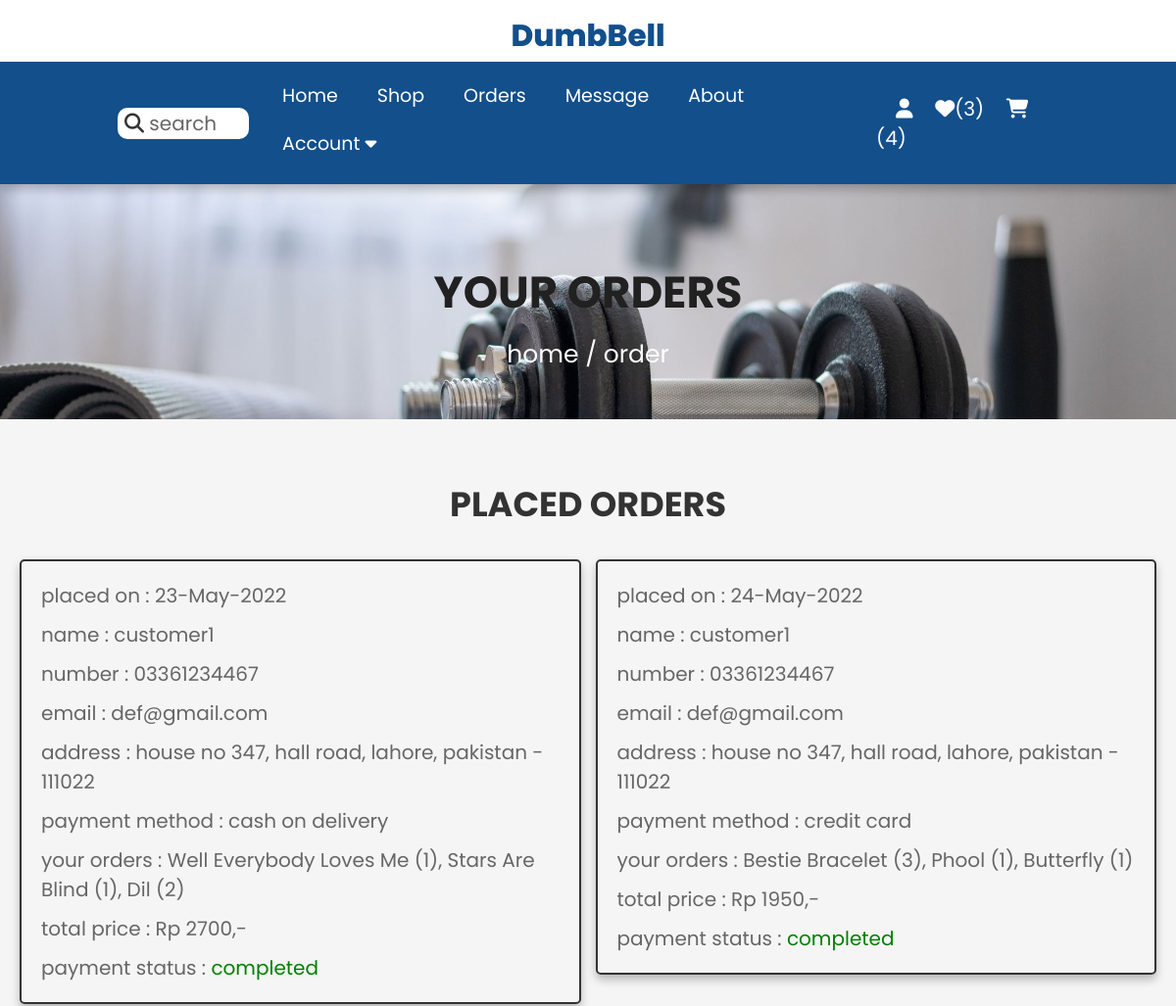
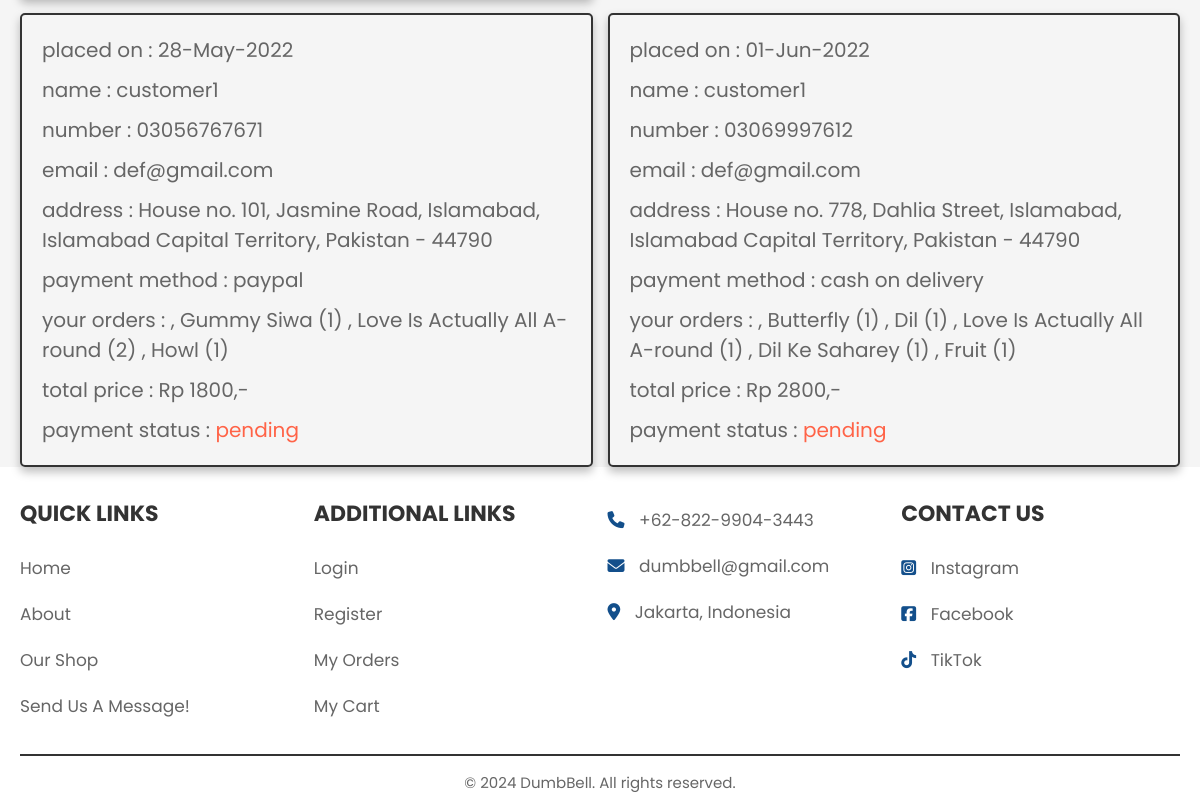
/orders.php (signed in), run on an earlier commit of the app's database (2 pictures, top to bottom).
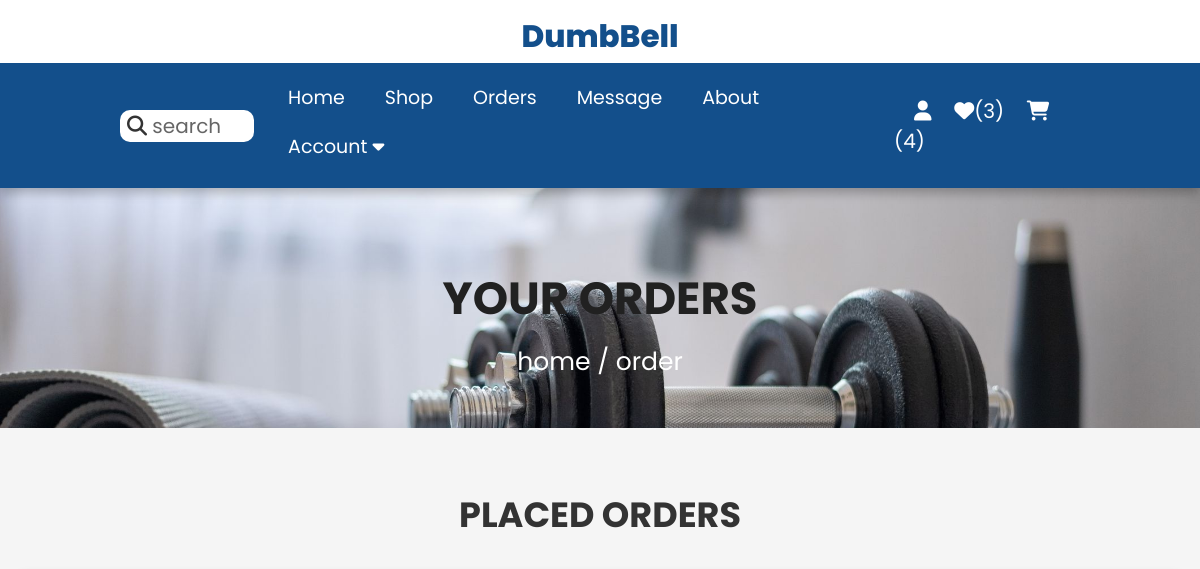
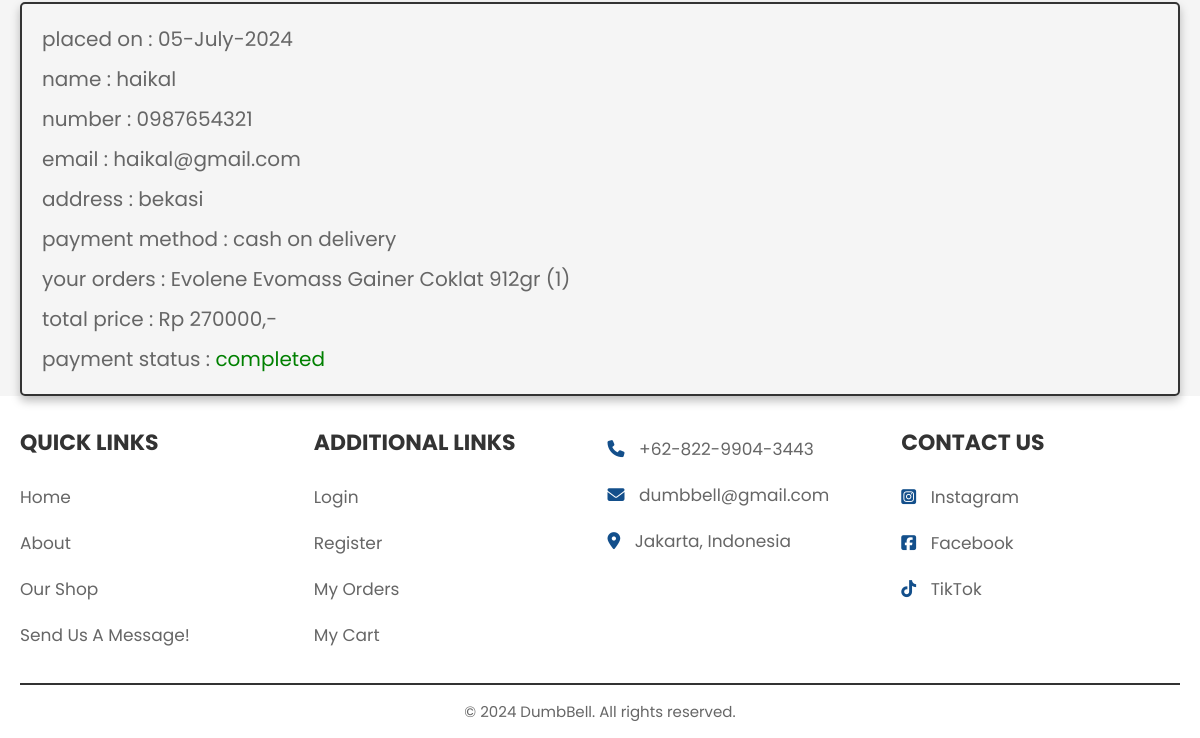
And on a later commit of the database (2 pictures, top to bottom).
### tables this page shows
CREATE TABLE `orders` (
  `id` int(100) NOT NULL,
  `customer_id` int(100) NOT NULL,
  `name` varchar(100) NOT NULL,
  `number` varchar(12) NOT NULL,
  `email` varchar(100) NOT NULL,
  `method` varchar(100) NOT NULL,
  `address` varchar(500) NOT NULL,
  `total_products` varchar(1000) NOT NULL,
  `total_price` int(200) NOT NULL,
  `placed_on_date` varchar(50) NOT NULL,
  `payment_status` varchar(20) NOT NULL DEFAULT 'pending'
);

### orders.php (the view, shortened to what this page needs)
<?php
    include_once('./config/config.php');
    $customer_id = $_SESSION['customer_id'];
?>
<!DOCTYPE html>
<html lang="en">
    <head>
        <link rel="stylesheet" href="https://cdnjs.cloudflare.com/ajax/libs/font-awesome/6.5.2/css/all.min.css">
        <link rel="stylesheet" href="./css/style.css?v=<?php echo time(); ?>">
    </head>
    <body>
    <?php
        include_once('./header.php');
    ?>
        <section class="heading">
            <h3>your orders</h3>
            <p> <a href="index.php">home</a> / order </p>
        </section>
        <section class="placed-orders">
            <h1 class="title">placed orders</h1>
            <div class="box-container">
            <?php
                $sql_select_orders = mysqli_query($conn, "SELECT * FROM orders WHERE customer_id = '$customer_id'") or die('query failed');
                if(mysqli_num_rows($sql_select_orders) > 0){
                    while($fetch_orders = mysqli_fetch_assoc($sql_select_orders)){
            ?>
            <div class="box">
                <p> placed on : <span><?php echo $fetch_orders['placed_on_date']; ?></span> </p>
                <p> name : <span><?php echo $fetch_orders['name']; ?></span> </p>
                <p> number : <span><?php echo $fetch_orders['number']; ?></span> </p>
                <p> email : <span><?php echo $fetch_orders['email']; ?></span> </p>
                <p> address : <span><?php echo $fetch_orders['address']; ?></span> </p>
                <p> payment method : <span><?php echo $fetch_orders['method']; ?></span> </p>
                <p> your orders : <span><?php echo $fetch_orders['total_products']; ?></span> </p>
                <p> total price : <span>Rp <?php echo $fetch_orders['total_price']; ?>,-</span> </p>
                <p> payment status : <span style="color:<?php if($fetch_orders['payment_status'] == 'pending'){echo 'tomato'; }else{echo 'green';} ?>"><?php echo $fetch_orders['payment_status']; ?></span> </p>
            </div>
            <?php
                }
            }
            else{
                echo '<p class="empty">no orders placed yet!</p>';
            }
            ?>
            </div>
        </section>
    <?php
        include_once('./footer.php');
    ?>
    </body>
</html>

### header.php (shortened to what this page needs)
<header class="header">
    <div class="flex">
        <a href="index.php" class="logo"> DumbBell</a>
    </div>
    <div class="flex-top">
        <div id="search-btn"><a href="search_page.php"><i class="fas fa-search"></i> search</a></div>
        <nav class="navbar">
            <ul>
                <li><a href="index.php">Home</a></li>
                <li><a href="shop.php">Shop</a></li>
                <li><a href="orders.php">Orders</a></li>
                <li><a href="custom.php">Message</a></li>
                <li><a href="about.php">About</a></li>
                <li><a href="#">Account <i class="fa-solid fa-caret-down"></i></a>
                </li>
            </ul>
        </nav>
        <div class="icons">
            <div id="customer-btn" class="fas fa-user"></div>
            <?php
                $sql_select_wishlist_count = mysqli_query($conn, "SELECT * from wishlist WHERE customer_id = '$customer_id'") or die('Query Failed');
                $wishlist_num_rows = mysqli_num_rows($sql_select_wishlist_count);
            ?>
            <a href="wishlist.php"><i class="fa fa-heart"></i><span>(<?php echo $wishlist_num_rows; ?>)</span></a>
            <?php
                $sql_select_cart_count = mysqli_query($conn, "SELECT * from cart WHERE customer_id = '$customer_id'") or die('Query Failed');
                $cart_num_rows = mysqli_num_rows($sql_select_cart_count);
            ?>
            <a href="cart.php"><i class="fa fa-shopping-cart"></i><span>(<?php echo $cart_num_rows; ?>)</span></a>
        </div>
    </div>
</header>

### footer.php
<section class="footer">
    <div class="box-container">
        <div class="box">
            <h3>Quick Links</h3>
            <a href="index.php">Home</a>
            <a href="about.php">About</a>
            <a href="shop.php">Our Shop</a>
            <a href="custom.php">Send Us A Message!</a>
        </div>
        <div class="box">
            <h3>Additional Links</h3>
            <a href="login.php">Login</a>
            <a href="register.php">Register</a>
            <a href="orders.php">My Orders</a>
            <a href="cart.php">My Cart</a>
        </div>
        <div class="box">
            <p><i class="fas fa-phone"></i> +62-822-9904-3443 </p>
            <p><i class="fas fa-envelope"></i> dumbbell@gmail.com </p>
            <p><i class="fas fa-map-marker-alt"></i> Jakarta, Indonesia</p>
        </div>
        <div class="box">
            <h3>Contact Us</h3>
            <a href="https://www.instagram.com/dumbbell/" target="_blank"><i class="fa-brands fa-square-instagram" aria-hidden="true"></i> Instagram </a>
            <a href="https://www.facebook.com/dumbbell"><i class="fa-brands fa-square-facebook" aria-hidden="true"></i> Facebook </a>
            <a href="https://www.tiktok.com/@dumbbell"><i class="fab fa-tiktok"></i> TikTok </a>
        </div>
    </div>
    <div class="copyright">
        &copy; <?php echo date('Y'); ?> DumbBell. All rights reserved.</span>
    </div>
</section>

### css/style.css (style rules this page uses)
:root { --purple: hsl(210, 76%, 31%); --orange: rgb(56, 191, 196); --red:#cb0303; --black: #333; --light-pink: rgb(238, 169, 209); --light-color:#666; --light-white: #ccc; --light-bg: #f5f5f5; --border: 0.2rem solid var(--black); --box-shadow: 0 0.5rem 1rem rgba(0,0,0,0.260); }
* { box-sizing: border-box; margin: 0; padding: 0; outline: none; border: none; font-family: 'Poppins', sans-serif; text-decoration: none; transition: all 0.1s linear; }
html { font-size: 62.5%; overflow-x: hidden; scroll-behavior: smooth; scroll-padding-top: 6.5rem; }
body { background: var(--light-bg); }
section { padding:3rem 2rem 0 2rem; }
.heading { display: flex; flex-flow: column; align-items: center; justify-content: center; gap: 1rem; min-height: 30vh; background: url('../images/gymbg1.jpg'); background-size:cover; background-position: center; background-position-y: 40%; text-align: center; }
.heading h3 { font-size: 4.5rem; color: rgb(33, 33, 33); text-transform: uppercase; }
.heading p { font-size: 2.5rem; color: white; }
.heading p a { color: white; }
.title { text-align: center; margin-top: 3rem; margin-bottom: 3rem; text-transform: uppercase; color: var(--black); font-size: 3.5rem; }
.header { position: sticky; top: 0; left: 0; right: 0; background-color: white; z-index: 1000; box-shadow: var(--box-shadow); }
.header .flex-top { max-width: 100%; margin: 0 auto; padding: 1rem 13rem; background-color: var(--purple); display: flex; align-items: center; justify-content: space-between; }
#search-btn { width: 15%; margin-left: -10px; padding: 0.1rem 0.7rem; cursor: pointer; font-size: 2rem; border-radius: 1rem; background-color: white; }
#search-btn a { color: var(--light-color); }
#search-btn i { color: var(--black); text-transform: lowercase; }
.header .flex-top .icons > * { font-size: 2rem; margin-left: 2rem; color: white; cursor: pointer; }
.header .flex-top .icons span { font-size: 2rem; }
.header .flex { max-width: 1300px; margin: 0 auto; padding: 0.3rem 2rem; display: flex; align-items: center; justify-content: center; }
.header .flex .logo { font-size: 3.1rem; font-family: 'Poppins', sans-serif; font-weight: 800; text-transform:none; color: var(--purple); padding-top: 1rem; }
.header .flex-top .navbar { padding: 0 1.4rem 0.7rem 1.4rem; }
.header .flex-top .navbar ul { list-style: none; }
.header .flex-top .navbar ul li { float: left; position: relative; }
.header .flex-top .navbar ul li a { font-size: 1.9rem; padding: 1rem 2rem; display: block; color: white; text-transform: capitalize; }
.placed-orders .box-container { max-width: 1200px; margin:0 auto; display: flex; flex-wrap: wrap; gap:1.5rem; align-items: flex-start; }
.placed-orders .box-container .box { background-color: var(--white); padding:1rem 2rem; border:var(--border); box-shadow: var(--box-shadow); flex:1 1 40rem; border-radius: .5rem; }
.placed-orders .box-container .box p { margin: 1rem 0; font-size: 2rem; line-height: 1.5; color:var(--light-color); }
.placed-orders .box-container .box p span { color:var(--pink); }
.footer { background-color: white; }
.footer .box-container { max-width: 1300px; margin: 0 auto; display: grid; grid-template-columns: repeat(auto-fit, minmax(27rem, 1fr)); gap: 1.5rem; align-items: flex-start; }
.footer .box-container .box h3 { font-size: 2.2rem; color: var(--black); margin-bottom: 1.5rem; text-transform: uppercase; }
.footer .box-container a, .footer .box-container p { font-size: 1.7rem; color: var(--light-color); padding: 1rem 0; display: block; }
.footer .box-container a i, .footer .box-container p i { color:var(--purple); padding-right: 1rem; }
.footer .copyright { padding-top: 1.5rem; padding-bottom: 1.5rem; margin-top: 2.5rem; border-top: var(--border); text-align: center; font-size: 1.5rem; color: var(--light-color); }

What changed in the data, as far as the page shows it:
removed orders: placed_on_date "24-May-2022", name "customer1", number "03361234467", email "def@gmail.com", address "house no 347, hall road, lahore, pakistan - 111022", method "credit card", total_products "Bestie Bracelet (3), Phool (1), Butterfly (1)", total_price "1950", payment_status "completed"
removed orders: placed_on_date "28-May-2022", name "customer1", number "03056767671", email "def@gmail.com", address "House no. 101, Jasmine Road, Islamabad, Islamabad Capital Territory, Pakistan - 44790", method "paypal", total_products ", Gummy Siwa (1) , Love Is Actually All A-round (2) , Howl (1)", total_price "1800", payment_status "pending"
removed orders: placed_on_date "01-Jun-2022", name "customer1", number "03069997612", email "def@gmail.com", address "House no. 778, Dahlia Street, Islamabad, Islamabad Capital Territory, Pakistan - 44790", method "cash on delivery", total_products ", Butterfly (1) , Dil (1) , Love Is Actually All A-round (1) , Dil Ke Saharey (1) , Fruit (1)", total_price "2800", payment_status "pending"
changed orders "cash on delivery": placed_on_date "23-May-2022" → "05-July-2024"; name "customer1" → "haikal"; number "03361234467" → "0987654321"; email "def@gmail.com" → "haikal@gmail.com"; address "house no 347, hall road, lahore, pakistan - 111022" → "bekasi"; total_products "Well Everybody Loves Me (1), Stars Are Blind (1), Dil (2)" → "Evolene Evomass Gainer Coklat 912gr (1)"; total_price "2700" → "270000"
